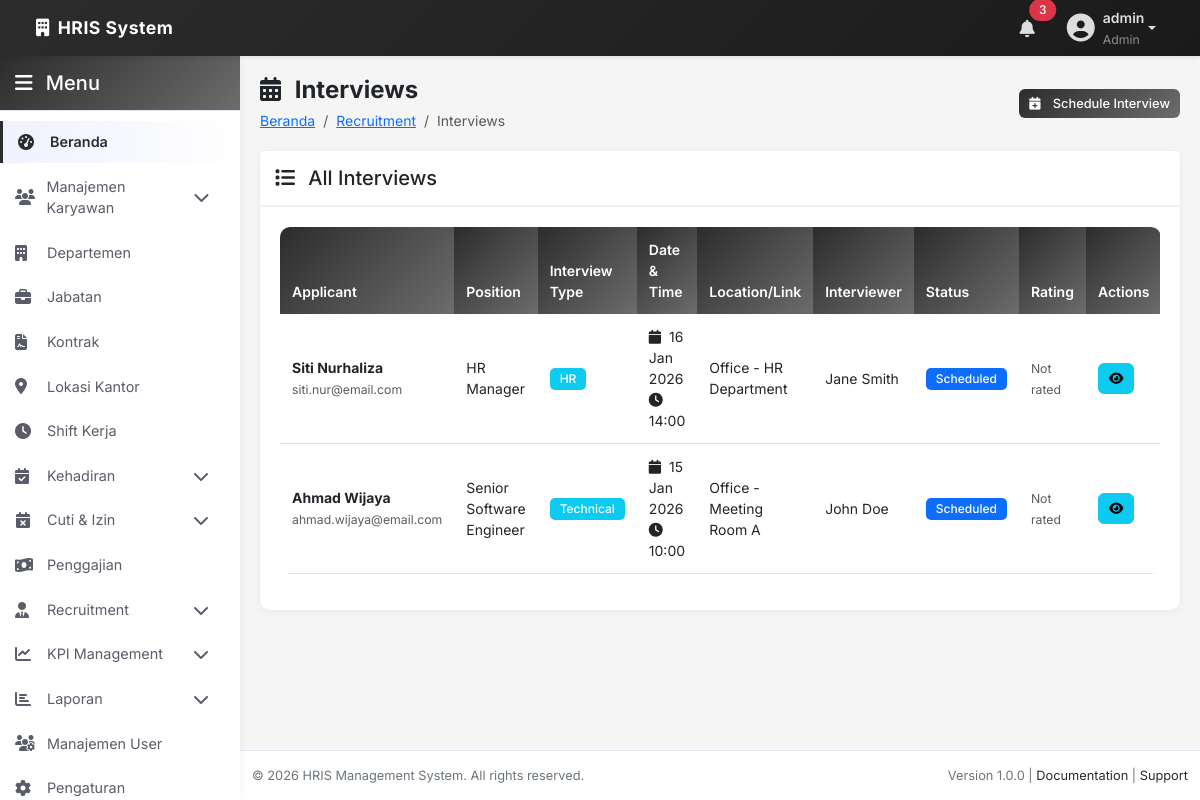
Screenshot of /admin/recruitment/interviews/index.php (signed in) with the database file from the repository.
### tables this page shows
CREATE TABLE `interviews` (
  `id` int(11) NOT NULL,
  `application_id` int(11) NOT NULL,
  `interview_type` enum('Phone','Video','In-Person','Technical','HR') DEFAULT 'In-Person',
  `interview_date` date NOT NULL,
  `interview_time` time NOT NULL,
  `location` varchar(255) DEFAULT NULL,
  `meeting_link` varchar(255) DEFAULT NULL,
  `interviewer_name` varchar(200) DEFAULT NULL,
  `interviewer_id` int(11) DEFAULT NULL,
  `status` enum('Scheduled','Completed','Cancelled','Rescheduled') DEFAULT 'Scheduled',
  `feedback` text DEFAULT NULL,
  `rating` int(11) DEFAULT 0 COMMENT 'Rating 1-5',
  `notes` text DEFAULT NULL,
  `created_at` timestamp NOT NULL DEFAULT current_timestamp(),
  `updated_at` timestamp NOT NULL DEFAULT current_timestamp() ON UPDATE current_timestamp()
);

CREATE TABLE `applicants` (
  `id` int(11) NOT NULL,
  `first_name` varchar(100) NOT NULL,
  `last_name` varchar(100) NOT NULL,
  `email` varchar(150) NOT NULL,
  `phone` varchar(20) DEFAULT NULL,
  `address` text DEFAULT NULL,
  `date_of_birth` date DEFAULT NULL,
  `education_level` varchar(100) DEFAULT NULL,
  `years_of_experience` int(11) DEFAULT 0,
  `current_company` varchar(200) DEFAULT NULL,
  `current_position` varchar(200) DEFAULT NULL,
  `expected_salary` decimal(15,2) DEFAULT NULL,
  `resume_file` varchar(255) DEFAULT NULL,
  `cover_letter` text DEFAULT NULL,
  `linkedin_url` varchar(255) DEFAULT NULL,
  `portfolio_url` varchar(255) DEFAULT NULL,
  `created_at` timestamp NOT NULL DEFAULT current_timestamp(),
  `updated_at` timestamp NOT NULL DEFAULT current_timestamp() ON UPDATE current_timestamp()
);

CREATE TABLE `job_postings` (
  `id` int(11) NOT NULL,
  `job_title` varchar(200) NOT NULL,
  `department_id` int(11) DEFAULT NULL,
  `position_id` int(11) DEFAULT NULL,
  `job_description` text DEFAULT NULL,
  `requirements` text DEFAULT NULL,
  `responsibilities` text DEFAULT NULL,
  `salary_range` varchar(100) DEFAULT NULL,
  `employment_type` enum('Full-Time','Part-Time','Contract','Internship') DEFAULT 'Full-Time',
  `location` varchar(200) DEFAULT NULL,
  `vacancies` int(11) DEFAULT 1,
  `status` enum('Open','Closed','On Hold') DEFAULT 'Open',
  `posted_date` date DEFAULT NULL,
  `closing_date` date DEFAULT NULL,
  `posted_by` int(11) DEFAULT NULL,
  `created_at` timestamp NOT NULL DEFAULT current_timestamp(),
  `updated_at` timestamp NOT NULL DEFAULT current_timestamp() ON UPDATE current_timestamp()
);

### includes/functions.php (called while the page is built, shortened)
<?php
function formatDate($date, $format = 'd M Y') {
    return date($format, strtotime($date));
}

### admin/recruitment/interviews/index.php (the view, shortened to what this page needs)
<?php
include __DIR__ . '/../../includes/header.php';
include __DIR__ . '/../../includes/sidebar.php';
try {
    $interviewsStmt = $pdo->query("SELECT i.*,
        CONCAT(a.first_name, ' ', a.last_name) as applicant_name,
        a.email, a.phone,
        jp.job_title, d.department_name
        FROM interviews i
        LEFT JOIN job_applications ja ON i.application_id = ja.id
        LEFT JOIN applicants a ON ja.applicant_id = a.id
        LEFT JOIN job_postings jp ON ja.job_id = jp.id
        LEFT JOIN departments d ON jp.department_id = d.id
        ORDER BY i.interview_date DESC, i.interview_time DESC");
    $interviews = $interviewsStmt->fetchAll();
} catch (PDOException $e) {
    error_log("Error fetching interviews: " . $e->getMessage());
    $interviews = [];
    $pendingApps = [];
}
?>
<div class="page-header">
    <div class="row align-items-center">
        <div class="col-md-6">
            <h1><i class="fas fa-calendar-alt me-2"></i> Interviews</h1>
            <nav aria-label="breadcrumb">
                <ol class="breadcrumb">
                    <li class="breadcrumb-item"><a href="/hrm/admin/index.php">Beranda</a></li>
                    <li class="breadcrumb-item"><a href="/hrm/admin/recruitment/dashboard.php">Recruitment</a></li>
                    <li class="breadcrumb-item active">Interviews</li>
                </ol>
            </nav>
        </div>
        <div class="col-md-6 text-md-end">
            <button class="btn btn-primary btn-sm" data-bs-toggle="modal" data-bs-target="#scheduleModal">
                <i class="fas fa-calendar-plus me-2"></i> Schedule Interview
            </button>
        </div>
    </div>
</div>
<div class="row">
    <div class="col-12">
        <div class="card fade-in">
            <div class="card-header">
                <h5 class="mb-0"><i class="fas fa-list me-2"></i> All Interviews</h5>
            </div>
            <div class="card-body">
                <div class="table-responsive">
                    <table id="interviewsTable" class="table table-hover">
                        <thead>
                            <tr>
                                <th>Applicant</th>
                                <th>Position</th>
                                <th>Interview Type</th>
                                <th>Date & Time</th>
                                <th>Location/Link</th>
                                <th>Interviewer</th>
                                <th>Status</th>
                                <th>Rating</th>
                                <th>Actions</th>
                            </tr>
                        </thead>
                        <tbody>
                            <?php foreach ($interviews as $interview): ?>
                                <tr>
                                    <td>
                                        <strong><?php echo htmlspecialchars($interview['applicant_name']); ?></strong><br>
                                        <small class="text-muted"><?php echo htmlspecialchars($interview['email']); ?></small>
                                    </td>
                                    <td><?php echo htmlspecialchars($interview['job_title']); ?></td>
                                    <td><span class="badge bg-info"><?php echo $interview['interview_type']; ?></span></td>
                                    <td>
                                        <i class="fas fa-calendar me-1"></i> <?php echo formatDate($interview['interview_date']); ?><br>
                                        <i class="fas fa-clock me-1"></i> <?php echo date('H:i', strtotime($interview['interview_time'])); ?>
                                    </td>
                                    <td>
                                        <?php if ($interview['interview_type'] == 'Video' && !empty($interview['meeting_link'])): ?>
                                            <a href="<?php echo htmlspecialchars($interview['meeting_link']); ?>" target="_blank">
                                                <i class="fas fa-video"></i> Join Meeting
                                            </a>
                                        <?php else: ?>
                                            <?php echo htmlspecialchars($interview['location'] ?? 'TBD'); ?>
                                        <?php endif; ?>
                                    </td>
                                    <td><?php echo htmlspecialchars($interview['interviewer_name'] ?? 'TBD'); ?></td>
                                    <td>
                                        <?php
                                        $statusClass = '';
                                        switch ($interview['status']) {
                                            case 'Scheduled': $statusClass = 'bg-primary'; break;
                                        }
                                        ?>
                                        <span class="badge <?php echo $statusClass; ?>"><?php echo $interview['status']; ?></span>
                                    </td>
                                    <td>
                                        <?php if ($interview['rating'] > 0): ?>
                                            <?php for ($i = 1; $i <= 5; $i++): ?>
                                                <i class="fas fa-star <?php echo $i <= $interview['rating'] ? 'text-warning' : 'text-muted'; ?>"></i>
                                            <?php endfor; ?>
                                        <?php else: ?>
                                            <small class="text-muted">Not rated</small>
                                        <?php endif; ?>
                                    </td>
                                    <td>
                                        <button onclick='viewInterview(<?php echo json_encode($interview); ?>)'
                                                class="btn btn-sm btn-info" data-bs-toggle="tooltip" title="View Details">
                                            <i class="fas fa-eye"></i>
                                        </button>
                                    </td>
                                </tr>
                            <?php endforeach; ?>
                        </tbody>
                    </table>
                </div>
            </div>
        </div>
    </div>
</div>
<?php include __DIR__ . '/../../includes/footer.php'; ?>

### assets/css/style.css (style rules this page uses)
:root { --primary-color: #2c2c2c; --primary-dark: #1a1a1a; --primary-light: #404040; --secondary-color: #6c6c6c; --success-color: #4a4a4a; --danger-color: #3a3a3a; --warning-color: #5a5a5a; --info-color: #505050; --light-bg: #f8f9fa; --dark-bg: #2c2c2c; --border-color: #dee2e6; --text-primary: #212529; --text-secondary: #6c757d; --text-muted: #adb5bd; --sidebar-width: 240px; --navbar-height: 56px; --transition: all 0.3s ease; }
* { margin: 0; padding: 0; box-sizing: border-box; }
body { font-family: 'Inter', 'Segoe UI', Tahoma, Geneva, Verdana, sans-serif; background-color: #f5f5f5; color: var(--text-primary); font-size: 0.875rem; line-height: 1.5; }
.page-header { margin-bottom: 20px; }
.page-header h1 { font-size: 1.5rem; font-weight: 700; color: var(--dark-color); margin-bottom: 5px; }
.breadcrumb { background: transparent; padding: 0; margin: 0; }
.card { border: none; border-radius: 10px; box-shadow: 0 1px 8px rgba(0, 0, 0, 0.06); margin-bottom: 20px; transition: transform 0.3s ease, box-shadow 0.3s ease; }
.card-header { background-color: white; border-bottom: 2px solid #f0f0f0; padding: 15px; font-weight: 600; font-size: 1rem; }
.card-body { padding: 20px; }
.btn { border-radius: 6px; padding: 8px 16px; font-weight: 500; font-size: 0.875rem; transition: all 0.3s ease; }
.btn-primary { background: linear-gradient(135deg, var(--primary-color), var(--secondary-color)); border: none; }
.btn-sm { padding: 5px 10px; font-size: 0.8rem; }
.table { background: white; border-radius: 10px; overflow: hidden; font-size: 0.875rem; }
.table thead th { background: linear-gradient(135deg, var(--primary-color), var(--secondary-color)); color: white; font-weight: 600; border: none; padding: 12px; font-size: 0.875rem; }
.table tbody td { padding: 12px; vertical-align: middle; }
.table tbody tr { transition: background-color 0.2s ease; }
.badge { padding: 5px 10px; border-radius: 5px; font-weight: 500; font-size: 0.75rem; }
.fade-in { animation: fadeIn 0.5s ease-out; }

### rows the page displays
interviews: applicant_name "Siti Nurhaliza", applicants.email "siti.nur@email.com", job_postings.job_title "HR Manager", interview_type "HR", interview_date "16 Jan 2026", interview_time "14:00", location "Office - HR Department", interviewer_name "Jane Smith", status "Scheduled", rating "Not rated"
interviews: applicant_name "Ahmad Wijaya", applicants.email "ahmad.wijaya@email.com", job_postings.job_title "Senior Software Engineer", interview_type "Technical", interview_date "15 Jan 2026", interview_time "10:00", location "Office - Meeting Room A", interviewer_name "John Doe", status "Scheduled", rating "Not rated"

### other values shown
$_SESSION['username'] "admin"
$_SESSION['role'] "Admin"
